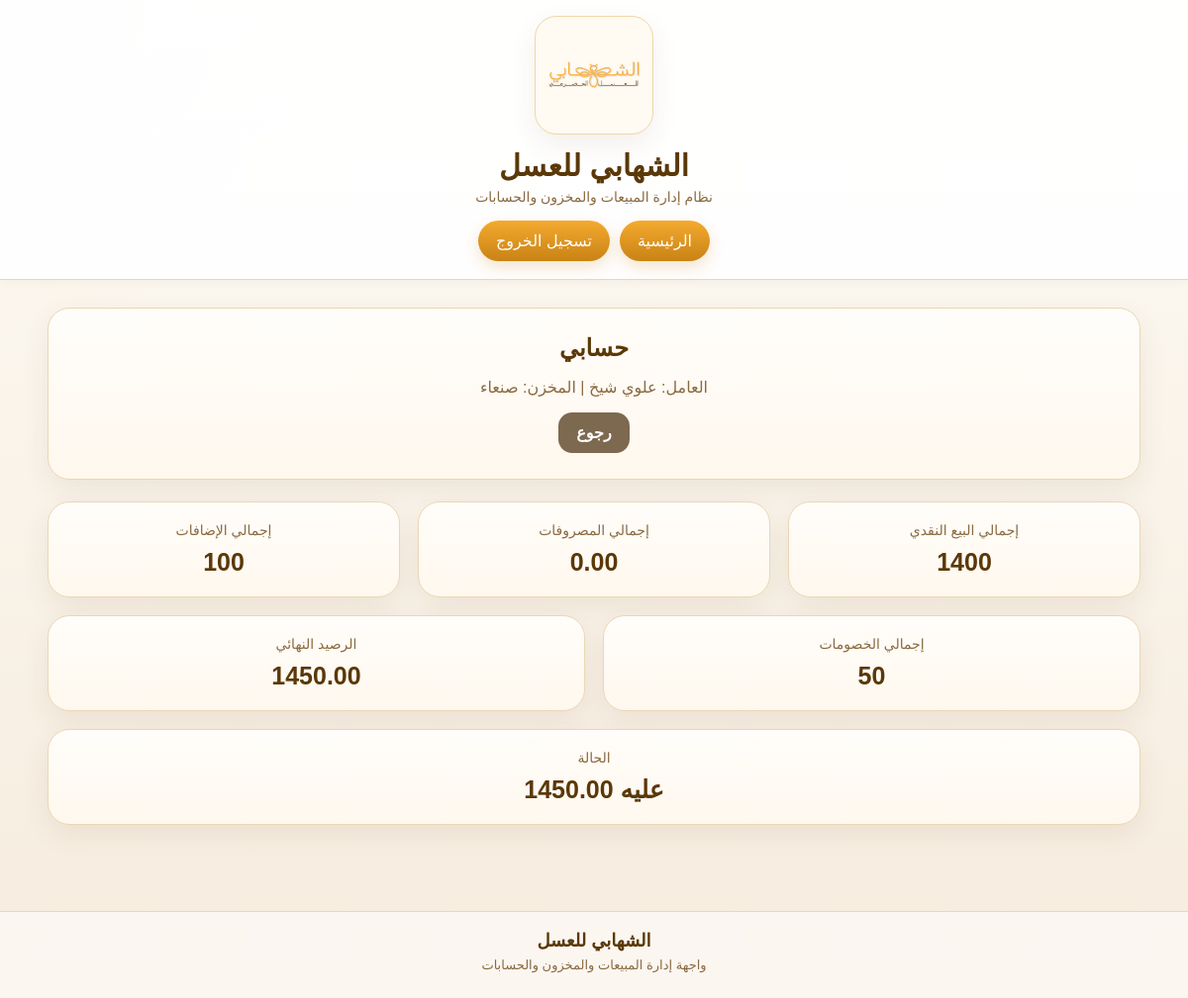
/accounts/my-account/ (signed in), run on the app's committed database.
### accounts/models.py (models this page shows, shortened)
class WorkerProfile(models.Model):
    ROLE_MANAGER = 'manager'
    ROLE_WORKER = 'worker'
    ROLE_CHOICES = [
        (ROLE_MANAGER, 'مدير'),
        (ROLE_WORKER, 'عامل'),
    ]
    user = models.OneToOneField(
        User,
        on_delete=models.CASCADE,
        verbose_name='المستخدم',
    )
    full_name = models.CharField(
        max_length=150,
        verbose_name='الاسم الكامل',
    )
    phone = models.CharField(
        max_length=30,
        blank=True,
        null=True,
        verbose_name='رقم الجوال',
    )
    role = models.CharField(
        max_length=20,
        choices=ROLE_CHOICES,
        default=ROLE_WORKER,
        verbose_name='الدور',
    )
    warehouse = models.ForeignKey(
        Warehouse,
        on_delete=models.SET_NULL,
        blank=True,
        null=True,
        verbose_name='المخزن',
    )
    is_active = models.BooleanField(
        default=True,
        verbose_name='نشط',
    )
    created_at = models.DateTimeField(
        auto_now_add=True,
        verbose_name='تاريخ الإنشاء',
    )
    class Meta:
        verbose_name = 'ملف مستخدم'
        verbose_name_plural = 'ملفات المستخدمين'
    def _sum_transactions(self, transaction_type):
        total = (
            self.workeraccounttransaction_set
            .filter(transaction_type=transaction_type)
            .aggregate(total=Sum('amount'))
            .get('total')
        )
        return total or Decimal('0.00')
    def total_cash_sales(self):
        return self._sum_transactions('sale_cash')
    def total_expenses(self):
        return self._sum_transactions('expense')
    def total_additions(self):
        return self._sum_transactions('addition')
    def total_deductions(self):
        return self._sum_transactions('deduction')
    def final_balance(self):
        return (
            self.total_cash_sales()
            + self.total_additions()
            - self.total_expenses()
            - self.total_deductions()
        )
    def balance_status(self):
        balance = self.final_balance()
        if balance > 0:
            return f'عليه {balance}'
        if balance < 0:
            return f'له {abs(balance)}'
        return 'متوازن'

### warehouses/models.py (models this page shows)
class Warehouse(models.Model):
    name = models.CharField(max_length=100, verbose_name='اسم المخزن')
    city = models.CharField(max_length=100, verbose_name='المدينة')
    is_active = models.BooleanField(default=True, verbose_name='نشط')
    created_at = models.DateTimeField(auto_now_add=True, verbose_name='تاريخ الإنشاء')
    class Meta:
        verbose_name = 'مخزن'
        verbose_name_plural = 'المخازن'
    def __str__(self):
        return self.name

### accounts/views.py (the view)
# urls.py: path('my-account/', worker_account_summary, name='worker-account-summary'),
@login_required
def worker_account_summary(request):
    profile = WorkerProfile.objects.filter(user=request.user).select_related('warehouse').first()
    if not profile:
        return redirect('dashboard')
    return render(request, 'accounts/worker_account_summary.html', {'profile': profile})

### templates/accounts/worker_account_summary.html (shortened to what this page needs)
{% extends 'base.html' %}
{% block content %}
<div class="hero-card">
    <h2>حسابي</h2>
    <p class="muted">العامل: {{ profile.full_name }} | المخزن: {{ profile.warehouse }}</p>
    <div class="actions">
        <a href="{% url 'dashboard' %}" class="btn btn-secondary">رجوع</a>
    </div>
</div>
<div class="grid">
    <div class="col-4">
        <div class="stat-card">
            <div class="stat-title">إجمالي البيع النقدي</div>
            <div class="stat-number">{{ profile.total_cash_sales }}</div>
        </div>
    </div>
    <div class="col-4">
        <div class="stat-card">
            <div class="stat-title">إجمالي المصروفات</div>
            <div class="stat-number">{{ profile.total_expenses }}</div>
        </div>
    </div>
    <div class="col-4">
        <div class="stat-card">
            <div class="stat-title">إجمالي الإضافات</div>
            <div class="stat-number">{{ profile.total_additions }}</div>
        </div>
    </div>
    <div class="col-6">
        <div class="stat-card">
            <div class="stat-title">إجمالي الخصومات</div>
            <div class="stat-number">{{ profile.total_deductions }}</div>
        </div>
    </div>
    <div class="col-6">
        <div class="stat-card">
            <div class="stat-title">الرصيد النهائي</div>
            <div class="stat-number">{{ profile.final_balance }}</div>
        </div>
    </div>
    <div class="col-12">
        <div class="stat-card">
            <div class="stat-title">الحالة</div>
            <div class="stat-number">{{ profile.balance_status }}</div>
        </div>
    </div>
</div>
{% endblock %}

### static/css/style.css (style rules this page uses)
:root { --bg-main: #fbf7ef; --bg-soft: #f7efe2; --card-bg: #ffffff; --text-main: #493112; --text-soft: #8a6a40; --gold-main: #f4aa2f; --gold-dark: #c98315; --brown-main: #5a3808; --border-soft: #ead7b5; --shadow-soft: 0 10px 28px rgba(90, 56, 8, 0.08); --radius-xl: 22px; --radius-lg: 18px; --radius-md: 14px; }
* { box-sizing: border-box; }
body { margin: 0; font-family: Tahoma, Arial, sans-serif; color: var(--text-main); background: radial-gradient(circle at top left, rgba(244, 170, 47, 0.06), transparent 22%), linear-gradient(180deg, #fdfaf4 0%, #f6ecde 100%); }
.hero-card, .panel-card, .stat-card { background: var(--card-bg); border: 1px solid var(--border-soft); border-radius: var(--radius-xl); box-shadow: var(--shadow-soft); }
.hero-card { padding: 26px; text-align: center; margin-bottom: 22px; background: linear-gradient(180deg, #fffdfa 0%, #fff8ee 100%); }
.stat-card { padding: 20px; text-align: center; background: linear-gradient(180deg, #fffdfa 0%, #fff8ee 100%); }
.hero-card h2, .panel-card h2, .panel-card h3 { margin-top: 0; margin-bottom: 10px; color: var(--brown-main); }
.muted { color: var(--text-soft); text-align: center; }
.grid { display: grid; grid-template-columns: repeat(12, 1fr); gap: 18px; margin-bottom: 22px; }
.col-4 { grid-column: span 4; }
.col-6 { grid-column: span 6; }
.col-12 { grid-column: span 12; }
.stat-title { color: var(--text-soft); font-size: 14px; margin-bottom: 10px; }
.stat-number { color: var(--brown-main); font-size: 25px; font-weight: bold; }
.actions { display: flex; justify-content: center; gap: 10px; flex-wrap: wrap; margin-top: 14px; }
.btn { display: inline-block; padding: 11px 18px; border-radius: 14px; background: linear-gradient(180deg, var(--gold-main), var(--gold-dark)); color: white; text-decoration: none; border: none; cursor: pointer; font-weight: bold; box-shadow: 0 6px 16px rgba(201, 131, 21, 0.22); }
.btn-secondary { background: #7d6950; box-shadow: none; }
.hero-card .actions { margin-top: 16px; }
.btn, .main-nav a, .logout-btn, .quick-links a { transition: 0.2s ease; }

### data on the page
WorkerProfile: full_name "علوي شيخ", warehouse "صنعاء", total_cash_sales "1400", total_expenses "0.00", total_additions "100", total_deductions "50", final_balance "1450.00", balance_status "عليه 1450.00"
